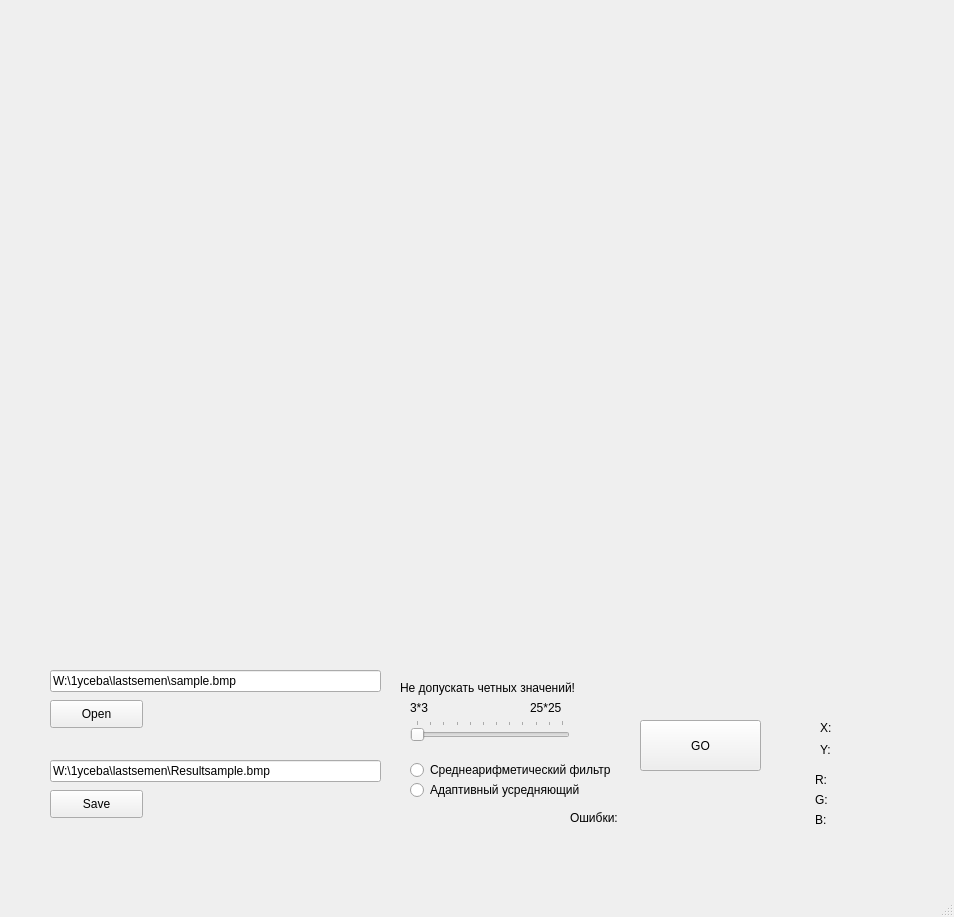
<?xml version="1.0" encoding="UTF-8"?>
<ui version="4.0">
 <class>MainWindow</class>
 <widget class="QMainWindow" name="MainWindow">
  <property name="geometry">
   <rect>
    <x>0</x>
    <y>0</y>
    <width>954</width>
    <height>917</height>
   </rect>
  </property>
  <property name="sizePolicy">
   <sizepolicy hsizetype="Expanding" vsizetype="Expanding">
    <horstretch>0</horstretch>
    <verstretch>0</verstretch>
   </sizepolicy>
  </property>
  <property name="windowTitle">
   <string>MainWindow</string>
  </property>
  <widget class="QWidget" name="centralwidget">
   <widget class="QPushButton" name="openFileBttn">
    <property name="geometry">
     <rect>
      <x>50</x>
      <y>700</y>
      <width>93</width>
      <height>28</height>
     </rect>
    </property>
    <property name="text">
     <string>Open</string>
    </property>
   </widget>
   <widget class="QPushButton" name="saveBttn">
    <property name="geometry">
     <rect>
      <x>50</x>
      <y>790</y>
      <width>93</width>
      <height>28</height>
     </rect>
    </property>
    <property name="text">
     <string>Save</string>
    </property>
   </widget>
   <widget class="QRadioButton" name="SRfilterBttn">
    <property name="geometry">
     <rect>
      <x>410</x>
      <y>760</y>
      <width>231</width>
      <height>20</height>
     </rect>
    </property>
    <property name="text">
     <string>Среднеарифметический фильтр</string>
    </property>
   </widget>
   <widget class="QSlider" name="fildSizeSlider">
    <property name="geometry">
     <rect>
      <x>410</x>
      <y>720</y>
      <width>160</width>
      <height>22</height>
     </rect>
    </property>
    <property name="minimum">
     <number>3</number>
    </property>
    <property name="maximum">
     <number>25</number>
    </property>
    <property name="singleStep">
     <number>2</number>
    </property>
    <property name="orientation">
     <enum>Qt::Horizontal</enum>
    </property>
    <property name="tickPosition">
     <enum>QSlider::TicksAbove</enum>
    </property>
    <property name="tickInterval">
     <number>2</number>
    </property>
   </widget>
   <widget class="QLabel" name="label">
    <property name="geometry">
     <rect>
      <x>0</x>
      <y>0</y>
      <width>961</width>
      <height>621</height>
     </rect>
    </property>
    <property name="mouseTracking">
     <bool>true</bool>
    </property>
    <property name="text">
     <string/>
    </property>
    <property name="alignment">
     <set>Qt::AlignCenter</set>
    </property>
   </widget>
   <widget class="QLineEdit" name="lineEdit">
    <property name="geometry">
     <rect>
      <x>50</x>
      <y>670</y>
      <width>331</width>
      <height>22</height>
     </rect>
    </property>
    <property name="text">
     <string>W:\1yceba\lastsemen\sample.bmp</string>
    </property>
   </widget>
   <widget class="QLineEdit" name="lineEdit_2">
    <property name="geometry">
     <rect>
      <x>50</x>
      <y>760</y>
      <width>331</width>
      <height>22</height>
     </rect>
    </property>
    <property name="text">
     <string>W:\1yceba\lastsemen\Resultsample.bmp</string>
    </property>
   </widget>
   <widget class="QPushButton" name="goBttn">
    <property name="geometry">
     <rect>
      <x>640</x>
      <y>720</y>
      <width>121</width>
      <height>51</height>
     </rect>
    </property>
    <property name="text">
     <string>GO</string>
    </property>
   </widget>
   <widget class="QLabel" name="label_2">
    <property name="geometry">
     <rect>
      <x>410</x>
      <y>700</y>
      <width>31</width>
      <height>16</height>
     </rect>
    </property>
    <property name="text">
     <string>3*3</string>
    </property>
   </widget>
   <widget class="QLabel" name="label_3">
    <property name="geometry">
     <rect>
      <x>530</x>
      <y>700</y>
      <width>55</width>
      <height>16</height>
     </rect>
    </property>
    <property name="text">
     <string>25*25</string>
    </property>
   </widget>
   <widget class="QLabel" name="label_4">
    <property name="geometry">
     <rect>
      <x>480</x>
      <y>700</y>
      <width>31</width>
      <height>16</height>
     </rect>
    </property>
    <property name="text">
     <string/>
    </property>
   </widget>
   <widget class="QLabel" name="label_5">
    <property name="geometry">
     <rect>
      <x>460</x>
      <y>810</y>
      <width>55</width>
      <height>16</height>
     </rect>
    </property>
    <property name="text">
     <string/>
    </property>
   </widget>
   <widget class="QLabel" name="errorsOutputLabel">
    <property name="geometry">
     <rect>
      <x>640</x>
      <y>790</y>
      <width>301</width>
      <height>71</height>
     </rect>
    </property>
    <property name="text">
     <string/>
    </property>
   </widget>
   <widget class="QLabel" name="label_6">
    <property name="geometry">
     <rect>
      <x>570</x>
      <y>810</y>
      <width>55</width>
      <height>16</height>
     </rect>
    </property>
    <property name="text">
     <string>Ошибки:</string>
    </property>
   </widget>
   <widget class="QLabel" name="label_7">
    <property name="geometry">
     <rect>
      <x>400</x>
      <y>680</y>
      <width>191</width>
      <height>16</height>
     </rect>
    </property>
    <property name="text">
     <string>Не допускать четных значений!</string>
    </property>
   </widget>
   <widget class="QRadioButton" name="radioButton">
    <property name="geometry">
     <rect>
      <x>410</x>
      <y>780</y>
      <width>211</width>
      <height>20</height>
     </rect>
    </property>
    <property name="text">
     <string>Адаптивный усредняющий</string>
    </property>
   </widget>
   <widget class="QLabel" name="label_8">
    <property name="geometry">
     <rect>
      <x>820</x>
      <y>720</y>
      <width>16</width>
      <height>16</height>
     </rect>
    </property>
    <property name="text">
     <string>X:</string>
    </property>
   </widget>
   <widget class="QLabel" name="label_9">
    <property name="geometry">
     <rect>
      <x>820</x>
      <y>740</y>
      <width>20</width>
      <height>20</height>
     </rect>
    </property>
    <property name="text">
     <string>Y:</string>
    </property>
   </widget>
   <widget class="QLabel" name="label_10">
    <property name="geometry">
     <rect>
      <x>840</x>
      <y>720</y>
      <width>55</width>
      <height>16</height>
     </rect>
    </property>
    <property name="text">
     <string/>
    </property>
   </widget>
   <widget class="QLabel" name="label_11">
    <property name="geometry">
     <rect>
      <x>840</x>
      <y>740</y>
      <width>55</width>
      <height>16</height>
     </rect>
    </property>
    <property name="text">
     <string/>
    </property>
   </widget>
   <widget class="QLabel" name="label_12">
    <property name="geometry">
     <rect>
      <x>815</x>
      <y>770</y>
      <width>20</width>
      <height>20</height>
     </rect>
    </property>
    <property name="text">
     <string>R:</string>
    </property>
   </widget>
   <widget class="QLabel" name="label_13">
    <property name="geometry">
     <rect>
      <x>815</x>
      <y>790</y>
      <width>20</width>
      <height>20</height>
     </rect>
    </property>
    <property name="text">
     <string>G:</string>
    </property>
   </widget>
   <widget class="QLabel" name="label_14">
    <property name="geometry">
     <rect>
      <x>815</x>
      <y>810</y>
      <width>20</width>
      <height>20</height>
     </rect>
    </property>
    <property name="text">
     <string>B:</string>
    </property>
   </widget>
   <widget class="QLabel" name="label_15">
    <property name="geometry">
     <rect>
      <x>830</x>
      <y>770</y>
      <width>55</width>
      <height>16</height>
     </rect>
    </property>
    <property name="text">
     <string/>
    </property>
   </widget>
   <widget class="QLabel" name="label_16">
    <property name="geometry">
     <rect>
      <x>830</x>
      <y>790</y>
      <width>55</width>
      <height>16</height>
     </rect>
    </property>
    <property name="text">
     <string/>
    </property>
   </widget>
   <widget class="QLabel" name="label_17">
    <property name="geometry">
     <rect>
      <x>830</x>
      <y>810</y>
      <width>55</width>
      <height>16</height>
     </rect>
    </property>
    <property name="text">
     <string/>
    </property>
   </widget>
  </widget>
  <widget class="QMenuBar" name="menubar">
   <property name="geometry">
    <rect>
     <x>0</x>
     <y>0</y>
     <width>954</width>
     <height>26</height>
    </rect>
   </property>
  </widget>
  <widget class="QStatusBar" name="statusbar"/>
 </widget>
 <resources/>
 <connections>
  <connection>
   <sender>fildSizeSlider</sender>
   <signal>valueChanged(int)</signal>
   <receiver>label_4</receiver>
   <slot>setNum(int)</slot>
   <hints>
    <hint type="sourcelabel">
     <x>460</x>
     <y>755</y>
    </hint>
    <hint type="destinationlabel">
     <x>465</x>
     <y>729</y>
    </hint>
   </hints>
  </connection>
 </connections>
</ui>
